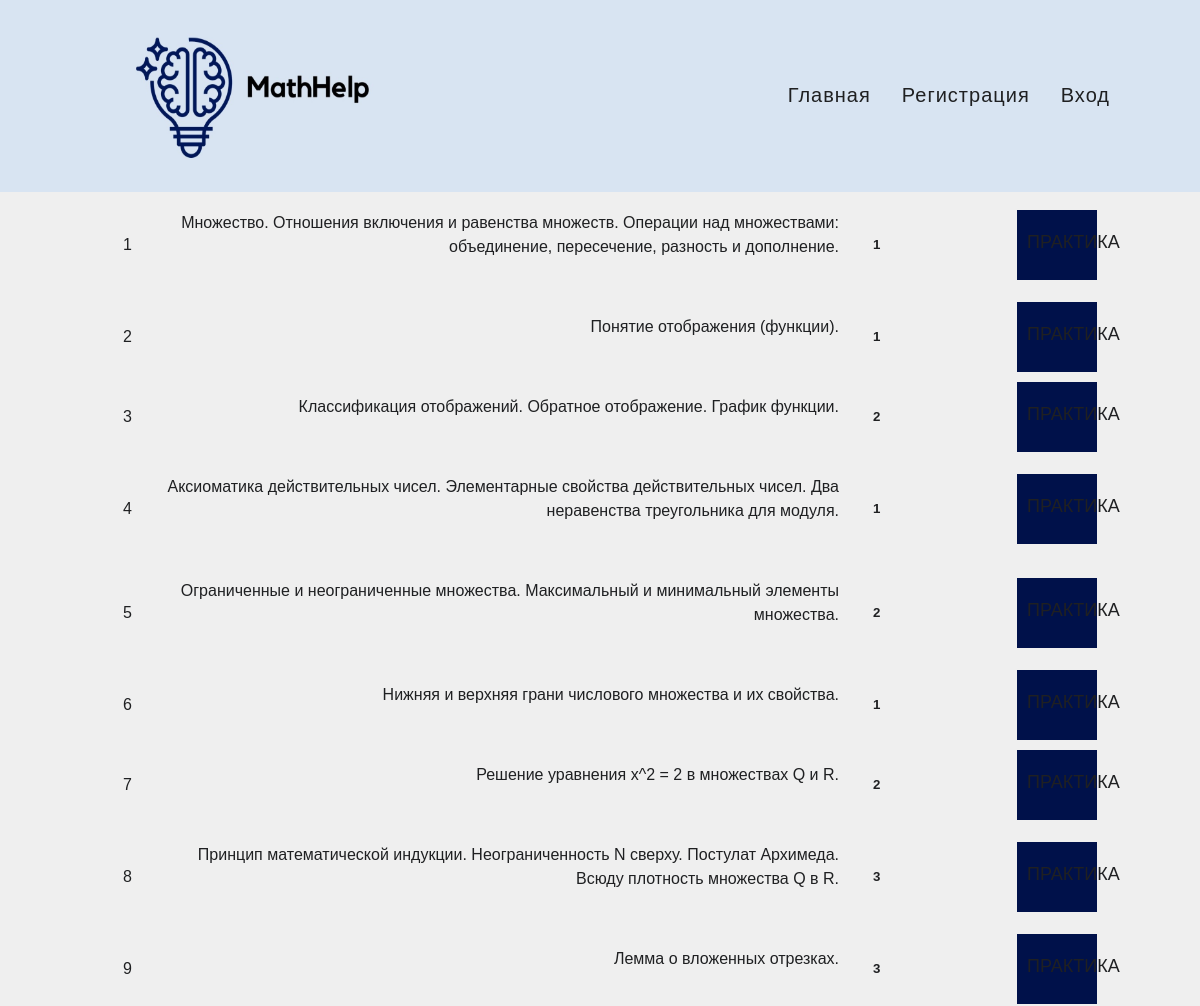
The app's page /tickets/ (upper part), older data.
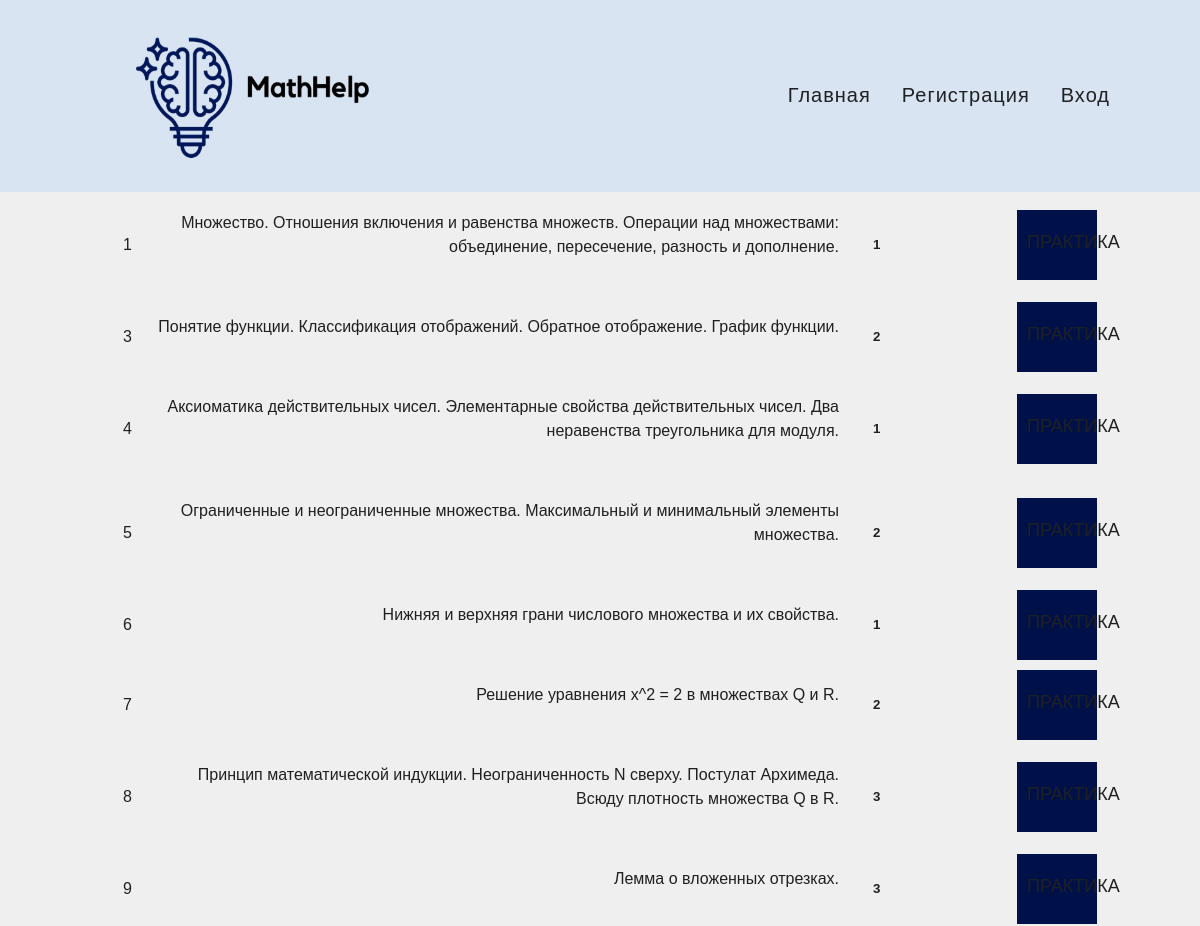
The same page, newer data.
### tickets/models.py (models this page shows, shortened)
class Ticket(models.Model):
    name = models.CharField(blank=False, max_length=512)
    level = models.SmallIntegerField(blank=False)
    path = models.CharField(max_length=512, null=True, blank=True)

### tickets/views.py (the view)
# urls.py: path('', show_tickets, name='show-tickets'),
def show_tickets(request):
    tickets = Ticket.objects.all()
    return render(request, "tickets/show.html", {"tickets": tickets})

### tickets/templates/tickets/show.html (shortened to what this page needs)
{% extends 'base.html' %}
{% block content %}
<div class="gray">
  <div class="container">
    <table class="catalog">
      {% for ticket in tickets %}
      <tr>
        <td>{{ ticket.id }}</td>
        <td>
          <p><a href="{% url 'show-ticket-pdf' ticket.id %}">{{ ticket.name }}</a></p>
          <td width="150px"><h5>{{ ticket.level }}</h5></td>
        </td>
        <td>
          <a href="#" class="btn btn-blue btn-blue-small">Практика</a>
        </td>
      </tr>
      {% endfor %}
    </table>
    </div>
</div>
{% endblock %}

Row changes from the older to the newer data that the page shows:
removed Ticket: id "2", name "Понятие отображения (функции).", level "1"
changed Ticket id 3: name "Классификация отображений. Обратное отображение. График функции." → "Понятие функции. Классификация отображений. Обратное отображение. График функции."
